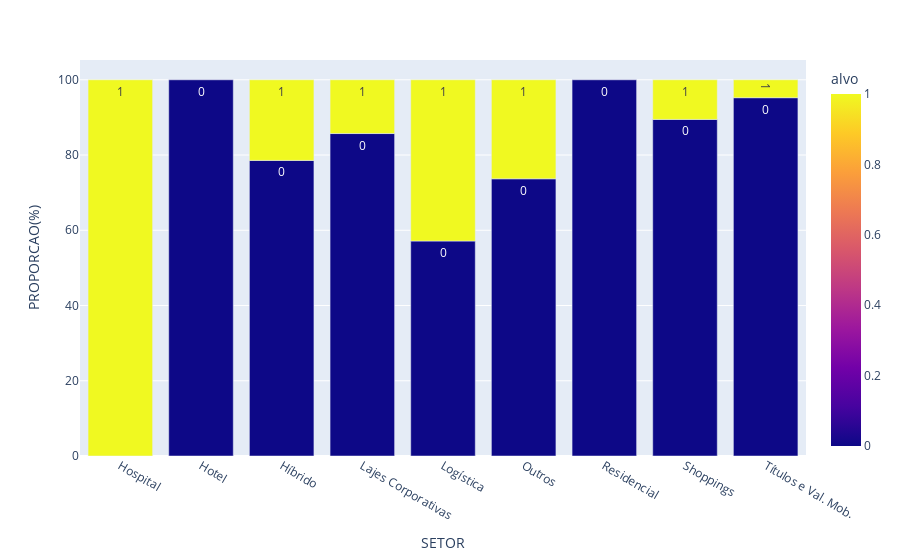

Write notebook code for a chart like this one.
### Code cell
px.bar(results,x='SETOR',y='PROPORCAO(%)',text='alvo',color='alvo',color_discrete_sequence =['green']*9)

### Figure 1 — Plotly figure (JSON) as saved in the notebook; plotly's stock layout.template omitted (floating-point values rounded to 4 significant figures)
{"data": [{"alignmentgroup": "True", "hovertemplate": "SETOR=%{x}<br>PROPORCAO(%)=%{y}<br>alvo=%{marker.color}<extra></extra>", "legendgroup": "", "marker": {"color": [1, 0, 0, 1, 0, 1, 0, 1, 0, 1, 0, 0, 1, 0, 1], "coloraxis": "coloraxis"}, "name": "", "offsetgroup": "", "orientation": "v", "showlegend": false, "text": [1, 0, 0, 1, 0, 1, 0, 1, 0, 1, 0, 0, 1, 0, 1], "textposition": "auto", "type": "bar", "x": ["Hospital", "Hotel", "Híbrido", "Híbrido", "Lajes Corporativas", "Lajes Corporativas", "Logística", "Logística", "Outros", "Outros", "Residencial", "Shoppings", "Shoppings", "Títulos e Val. Mob.", "Títulos e Val. Mob."], "xaxis": "x", "y": [100, 100, 78.57, 21.43, 85.71, 14.29, 57.14, 42.86, 73.68, 26.32, 100, 89.47, 10.53, 95.24, 4.762], "yaxis": "y"}], "layout": {"barmode": "relative", "coloraxis": {"colorbar": {"title": {"text": "alvo"}}, "colorscale": [[0, "#0d0887"], [0.1111, "#46039f"], [0.2222, "#7201a8"], [0.3333, "#9c179e"], [0.4444, "#bd3786"], [0.5556, "#d8576b"], [0.6667, "#ed7953"], [0.7778, "#fb9f3a"], [0.8889, "#fdca26"], [1, "#f0f921"]]}, "legend": {"tracegroupgap": 0}, "margin": {"t": 60}, "xaxis": {"anchor": "y", "domain": [0, 1], "title": {"text": "SETOR"}}, "yaxis": {"anchor": "x", "domain": [0, 1], "title": {"text": "PROPORCAO(%)"}}}}
